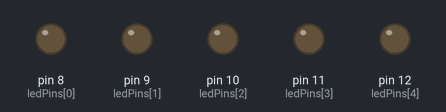
Bench run of a sketch on a simulated Arduino Uno, built with avr-gcc and run on an emulated ATmega328P. Parts: output pins drawn as LEDs (lit = HIGH).

Above: at 1.7 s.
At 4.6 s:
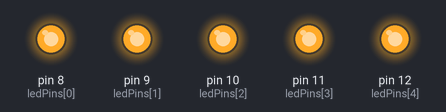
Timing chart, 0 to 11.7 s (numbered marks = the images above):
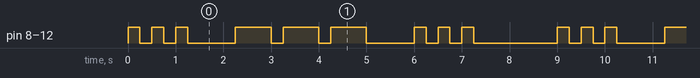

Measured:
- by itself, pin 8 (ledPins[0]), pin 9 (ledPins[1]), pin 10 (ledPins[2]), pin 11 (ledPins[3]), pin 12 (ledPins[4]): repeats every 9.0 s: 2 × (LOW 0.25 s, HIGH 0.25 s), LOW 1.0 s, 2 × (HIGH 0.75 s, LOW 0.25 s), HIGH 0.75 s, LOW 1.0 s, 2 × (HIGH 0.25 s, LOW 0.25 s), HIGH 0.25 s, LOW 1.8 s, HIGH 0.25 s
- by itself, everything shown: repeats every 9.0 s, in 18 steps

The sketch:

SOS.ino
```cpp
// Pines de los LEDs (puedes usar varios, todos harán lo mismo)
const int ledPins[] = {8, 9, 10, 11, 12};
const int numLEDs = 5;

// Configuración de tiempos para Morse
const unsigned long dotTime = 250;       // Duración de un punto (en ms)
const unsigned long dashTime = dotTime*3; // Duración de un guion
const unsigned long symbolSpace = dotTime; // Espacio entre puntos/guiones
const unsigned long letterSpace = dotTime*3; // Espacio entre letras

void setup() {
  // Configura todos los LEDs como salida
  for(int i=0; i<numLEDs; i++){
    pinMode(ledPins[i], OUTPUT);
    digitalWrite(ledPins[i], LOW);
  }
}

void loop() {
  // SOS en Morse: ... --- ...

  // S: ...
  morseDot();
  morseDot();
  morseDot();
  delay(letterSpace); // espacio entre letras

  // O: ---
  morseDash();
  morseDash();
  morseDash();
  delay(letterSpace); // espacio entre letras

  // S: ...
  morseDot();
  morseDot();
  morseDot();
  delay(letterSpace*2); // espacio antes de repetir SOS
}

// Funciones para Morse
void morseDot() {
  digitalWriteAll(HIGH);
  delay(dotTime);
  digitalWriteAll(LOW);
  delay(symbolSpace);
}

void morseDash() {
  digitalWriteAll(HIGH);
  delay(dashTime);
  digitalWriteAll(LOW);
  delay(symbolSpace);
}

// Función para encender/apagar todos los LEDs juntos
void digitalWriteAll(bool state){
  for(int i=0; i<numLEDs; i++){
    digitalWrite(ledPins[i], state ? HIGH : LOW);
  }
}
```
